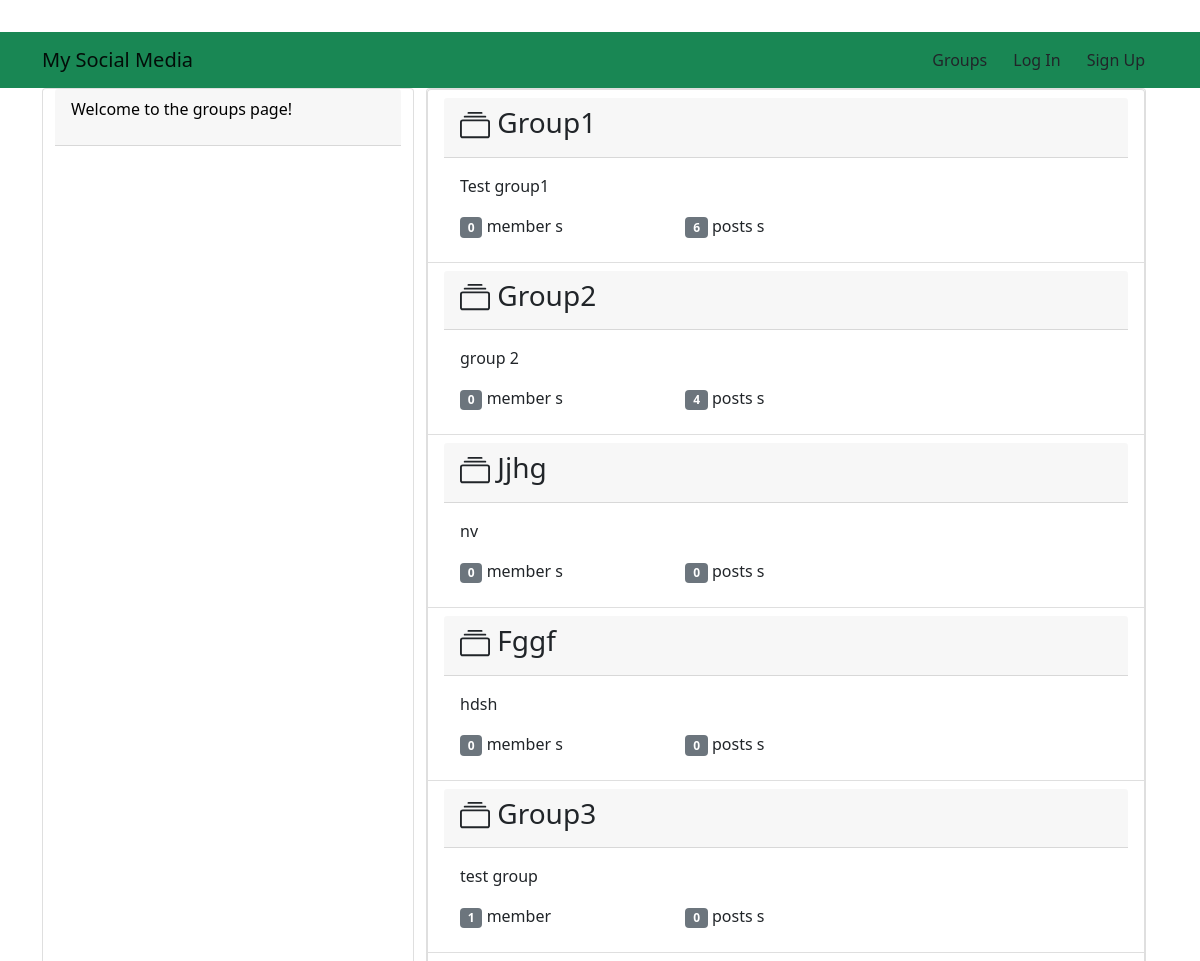
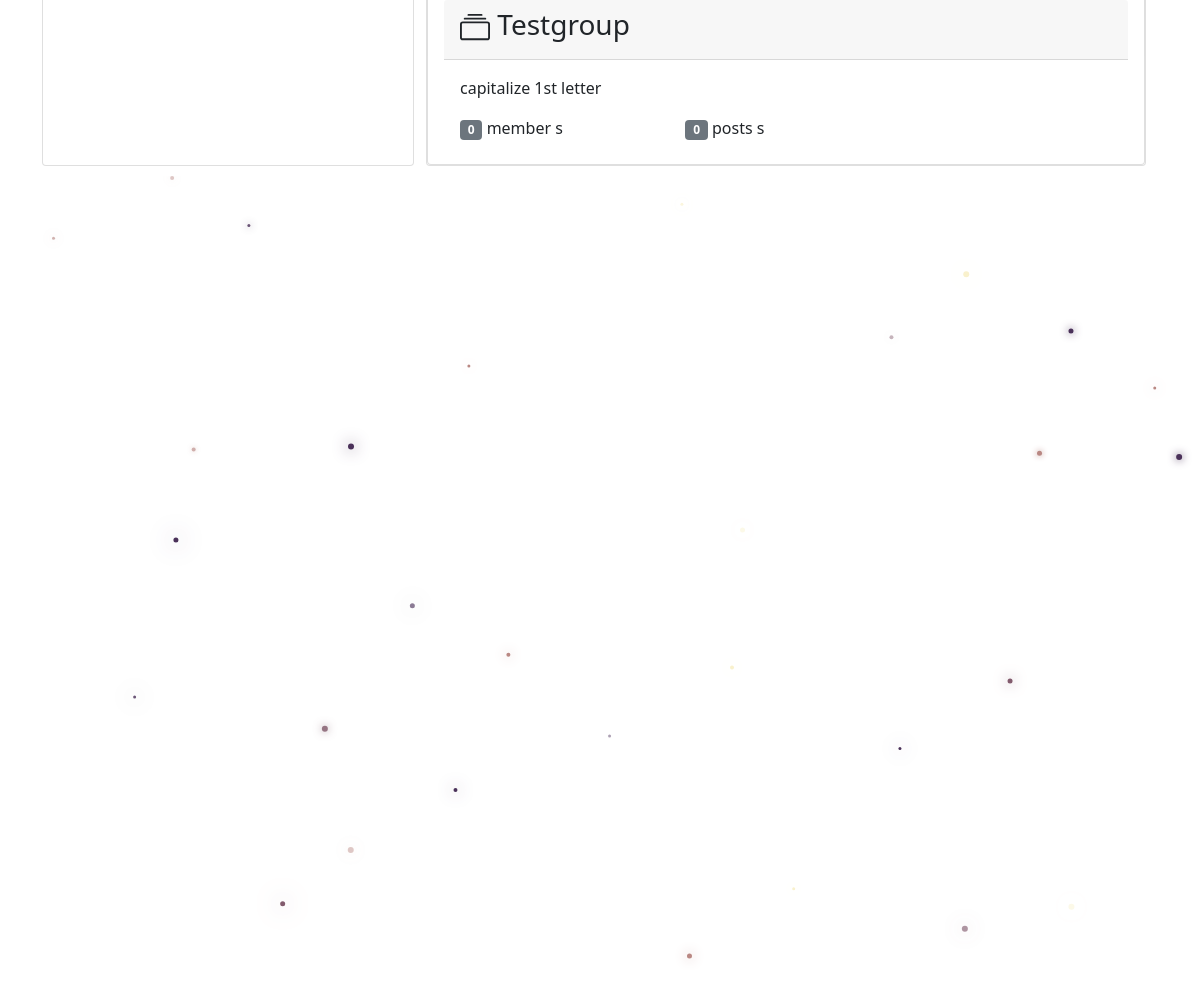
The app's page /groups/ with its own data (2 pictures, top to bottom).
### groups/models.py (models this page shows, shortened)
class Group(models.Model):
    name = models.CharField(max_length=250, unique=True)
    slug = models.SlugField(allow_unicode=True, unique=True)
    description = models.TextField(blank=True, default='')
    description_html = models.TextField(editable=False, default='', blank=True)
    members = models.ManyToManyField(User, through='GroupMember')
    objects = models.Manager()
    class Meta:
        ordering = ['name']

### groups/views.py (the view)
class ListGroups(generic.ListView):
    model = Group

### groups/templates/groups/group_list.html (shortened to what this page needs)
{% extends 'groups/group_base.html' %}
{% block pregroup %}
    <div class="col-md-4 card">
        <div class="content card-header">
            <p>Welcome to the groups page!</p>
        </div>
    </div>
{% endblock %}
{% block group_content %}
    <div class="col-md-8">
        <div class="list-group card">
            {% for group in object_list %}
            <a class ="list-group-item" href="{% url 'groups:single' slug=group.slug %}">
                <div class="card-header">
                <h3 class="title list-group-item-heading"> {{ group.name|title }}</h3>
                </div>
                <div class="list-group-item-text container-fluid card-body">
                    {{ group.description_html|safe }}
                    <div class="row">
                        <div class="col-md-4">
                            <span class="badge bg-secondary">{{ group.members.count }}</span>
                            member {{ group.members.count|pluralize }}
                        </div>
                        <div class="col-md-4">
                            <span class="badge bg-secondary">{{ group.posts.count }}</span>
                            posts {{ group.posts.count|pluralize }}
                        </div>
                    </div>
                </div>
            </a>
            {% endfor %}
        </div>
    </div>
{% endblock %}

### static/socialmedia/css/master.css (style rules this page uses)
body { margin: 0; overflow: hidden; background-color: white; color:black; overflow-y: scroll; padding: 2rem 0rem; }
.card { margin-bottom: 10px; }

### records on screen
Group: name "Group1", description_html "Test group1", members.count "0", posts.count "6"
Group: name "Group2", description_html "group 2", members.count "0", posts.count "4"
Group: name "Jjhg", description_html "nv", members.count "0", posts.count "0"
Group: name "Fggf", description_html "hdsh", members.count "0", posts.count "0"
Group: name "Group3", description_html "test group", members.count "1", posts.count "0"
Group: name "Testgroup", description_html "capitalize 1st letter", members.count "0", posts.count "0"
